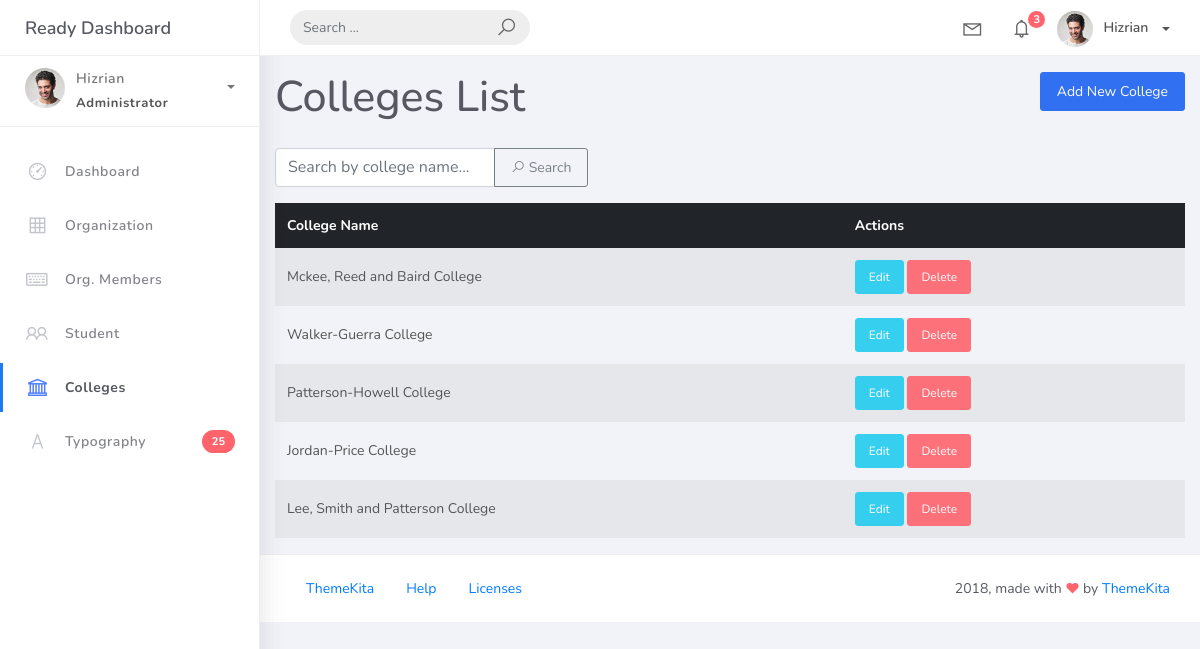
The app's page /colleges/, older data.
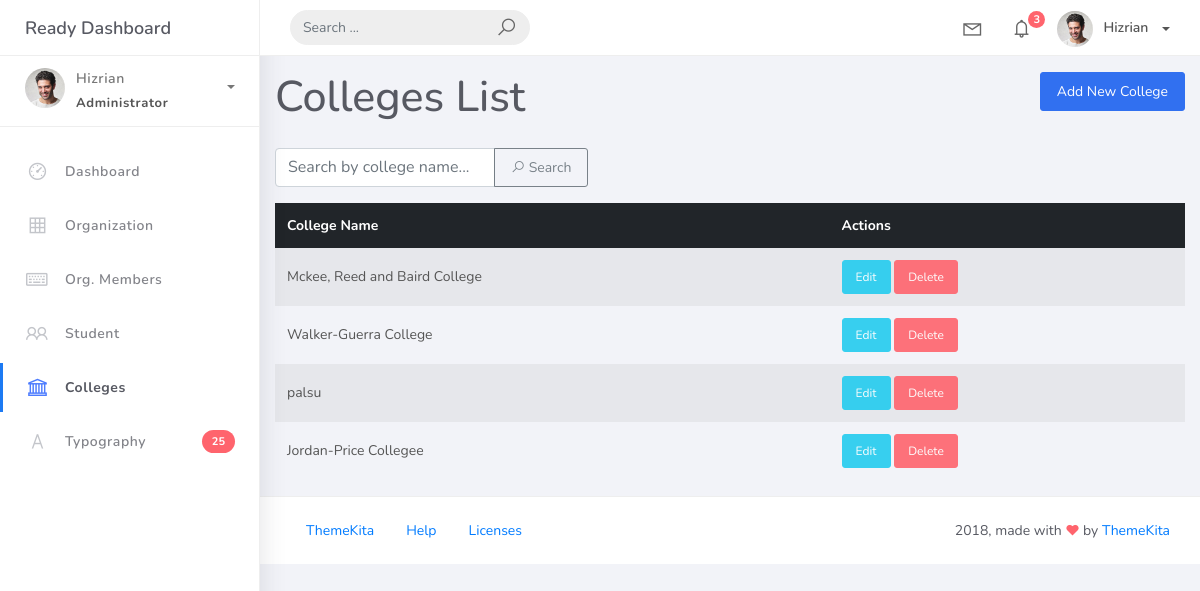
The same page, newer data.
### studentorg/models.py (models this page shows, shortened)
class BaseModel(models.Model):
    created_at = models.DateTimeField(auto_now_add=True, db_index=True)
    updated_at = models.DateTimeField(auto_now=True)
    class Meta:
        abstract = True

class College(BaseModel):
    college_name = models.CharField(max_length=150)

### studentorg/views.py (the view)
# urls.py: path('colleges/', views.CollegeList.as_view(), name='college-list'),
class CollegeList(ListView):
    model = College
    context_object_name = 'college_list'
    template_name = 'college_list.html'
    paginate_by = 10
    def get_queryset(self, *args, **kwargs):
        qs = super().get_queryset(*args, **kwargs)
        query = self.request.GET.get('q')
        if query:
            return qs.filter(college_name__icontains=query)
        return qs

### templates/college_list.html (shortened to what this page needs)
{% extends 'base.html' %}
{% block content %}
<div class="container mt-4 pt-5">
    <div class="row mb-3">
        <div class="col-md-6">
            <h2>Colleges List</h2>
        </div>
        <div class="col-md-6 text-right">
            <a href="{% url 'college-add' %}" class="btn btn-primary">Add New College</a>
        </div>
    </div>
    <div class="row mb-3">
        <div class="col-md-6">
            <form class="form-inline" action="{% url 'college-list' %}" method="get">
                <div class="input-group">
                    <input type="text" name="q" placeholder="Search by college name..." class="form-control" value="{{ request.GET.q }}">
                    <div class="input-group-append">
                        <button class="btn btn-outline-secondary" type="submit">
                            <i class="la la-search search-icon"></i> Search
                        </button>
                    </div>
                </div>
            </form>
        </div>
    </div>
    {% if college_list %}
    <table class="table table-striped table-hover">
        <thead class="thead-dark">
            <tr>
                <th>College Name</th>
                <th>Actions</th>
            </tr>
        </thead>
        <tbody>
            {% for college in college_list %}
            <tr>
                <td>{{ college.college_name }}</td>
                <td>
                    <a href="{% url 'college-update' pk=college.pk %}" class="btn btn-sm btn-info">Edit</a>
                    <a href="{% url 'college-delete' pk=college.pk %}" class="btn btn-sm btn-danger">Delete</a>
                </td>
            </tr>
            {% endfor %}
        </tbody>
    </table>
    {% else %}
    <p>No colleges found.</p>
    {% endif %}
</div>
{% endblock %}

Row changes from the older to the newer data that the page shows:
removed College: college_name "Lee, Smith and Patterson College"
changed College: college_name "Patterson-Howell College" → "palsu"
changed College: college_name "Jordan-Price College" → "Jordan-Price Collegee"
